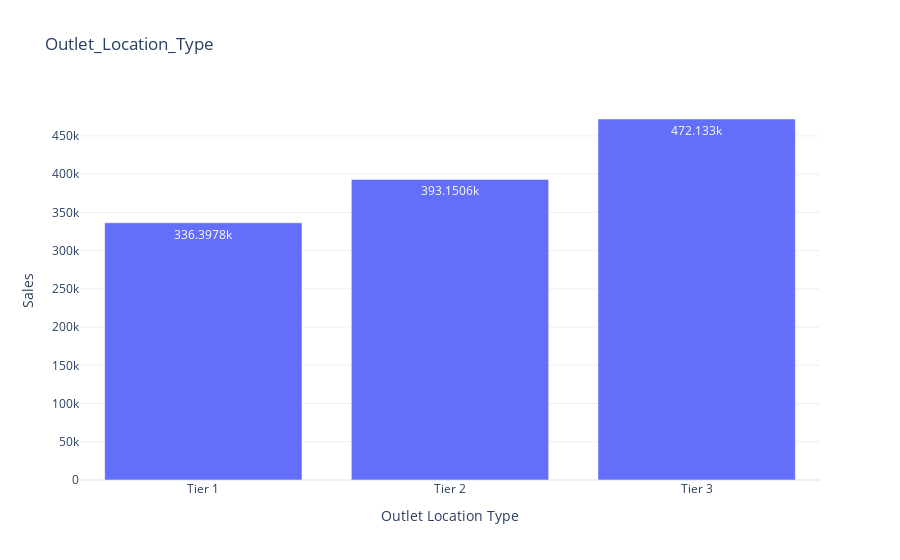

Notebook code cell kept with this figure:
### Markdown cell above
**vartical bar chart**

### Code cell
Sales_by_Outlet_location = df.groupby("Outlet Location Type")["Sales"].sum().reset_index()
fig = px.bar(
  Sales_by_Outlet_location,
    x="Outlet Location Type",
    y="Sales",
    title="Outlet_Location_Type",
    text_auto=True
)
fig.show()

### Figure 1 — Plotly figure (JSON) as saved in the notebook; plotly's stock layout.template omitted (floating-point values rounded to 4 significant figures)
{"data": [{"hovertemplate": "Outlet Location Type=%{x}<br>Sales=%{y}<extra></extra>", "legendgroup": "", "marker": {"color": "#636efa", "pattern": {"shape": ""}}, "name": "", "orientation": "v", "showlegend": false, "textposition": "auto", "texttemplate": "%{y}", "type": "bar", "x": ["Tier 1", "Tier 2", "Tier 3"], "xaxis": "x", "y": [336400.0, 393200.0, 472100.0], "yaxis": "y"}], "layout": {"barmode": "relative", "legend": {"tracegroupgap": 0}, "title": {"text": "Outlet_Location_Type"}, "xaxis": {"anchor": "y", "domain": [0, 1], "title": {"text": "Outlet Location Type"}}, "yaxis": {"anchor": "x", "domain": [0, 1], "title": {"text": "Sales"}}}}
